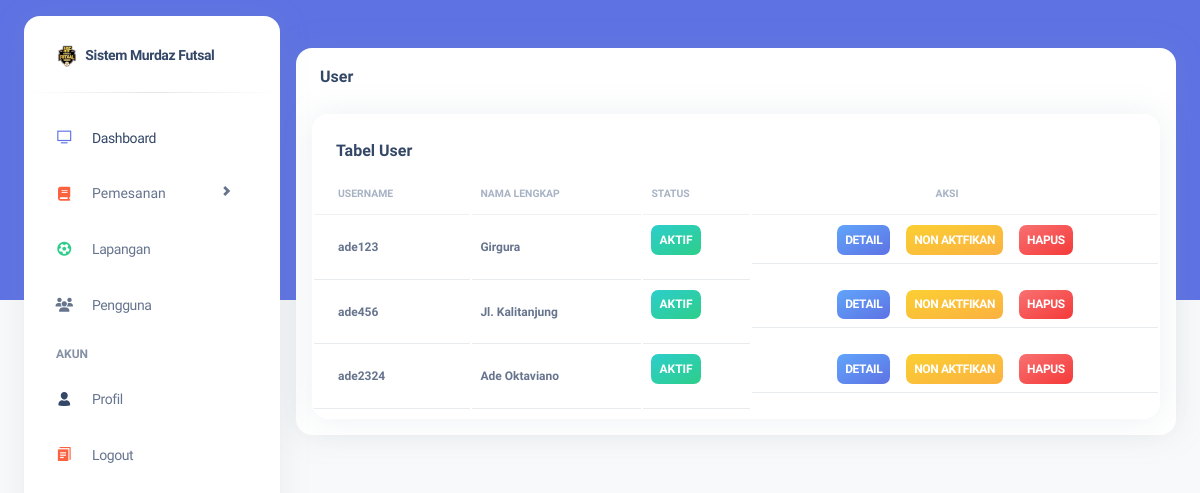
The app's page /guest/users.php (signed in) with its own data.
### tables this page shows
CREATE TABLE `tbl_users` (
  `id_user` int(11) NOT NULL,
  `username` varchar(30) NOT NULL,
  `password` varchar(30) NOT NULL,
  `role` enum('1','2') NOT NULL,
  `fullname` varchar(30) DEFAULT NULL,
  `gender` enum('Laki-laki','Perempuan') DEFAULT NULL,
  `status` enum('Aktif','Tidak Aktif') DEFAULT NULL,
  `address` text DEFAULT NULL,
  `photo` text DEFAULT NULL
);

### services/database.php (called while the page is built, shortened)
<?php
 class Database{
    protected $user = "root";
    protected $pass = "";
    protected $server = "localhost";
    protected $database = "murdaz_futsal";
    public function __construct()
    {
        $this->connect = mysqli_connect($this->server, $this->user, $this->pass, $this->database);
    }
 }
?>

### core/UserController.php (called while the page is built, shortened)
<?php
$root = dirname(__DIR__);
include_once "$root/services/database.php";
class UserController extends Database{
    public function get_user($request = ""){
        if ($request) {
            $query_mysql = "select * from tbl_users where username = '$request[username]'";
            $query = mysqli_query($this->connect, $query_mysql);
            if ($query->num_rows > 0) {
                return [
                    'data' => $query->fetch_assoc(),
                    'status' => 'username-exists',
                    'message' => 'Username sudah ada'
                ];
            }
        }
        $query_mysql = "select * from tbl_users where role = '2'";
        $query = mysqli_query($this->connect, $query_mysql);
        while($row = mysqli_fetch_array($query)){
            $result[] = $row;
        }
        return $result;
    }
}
?>

### guest/users.php (the view, shortened to what this page needs)
<?php
    include_once "./layouts/guest-header.php";
    include_once "./core/UserController.php";
    $user = new UserController();
    $result_user = $user->get_user();
?>
<body class="m-0 font-sans text-base antialiased font-normal dark:bg-slate-900 leading-default bg-gray-50 text-slate-500">
    <main class="relative h-full max-h-screen transition-all duration-200 ease-in-out xl:ml-68 rounded-xl">
      <div class="w-full px-6 py-6 mx-auto">
        <div class="flex flex-wrap mt-6 -mx-3">
          <div class="w-full max-w-full px-3 mt-0 lg:w-full h-full min-h-screen lg:flex-none">
            <div class="border-black/12.5 dark:bg-slate-850 dark:shadow-dark-xl shadow-xl h-full relative z-20 flex min-w-0 flex-col break-words rounded-2xl border-0 border-solid bg-white bg-clip-border">
              <div class="border-black/12.5 mb-0 rounded-t-2xl border-b-0 border-solid p-6 pt-4 pb-0">
                <h6 class="capitalize dark:text-white">User</h6>
              </div>
              <div class="flex-auto p-4">
              <div class="relative flex flex-col w-full min-w-0 mb-0 break-words bg-white border-0 border-transparent border-solid shadow-xl rounded-2xl bg-clip-border">
                  <div class="p-6 pb-0 mb-0 bg-white rounded-t-2xl">
                    <h6>Tabel User</h6>
                  </div>
                  <div class="flex-auto px-0 pt-0 pb-2">
                    <div class="p-0 overflow-x-auto">
                      <table class="items-center w-full mb-0 align-top border-gray-200 text-slate-500">
                        <thead class="align-bottom">
                          <tr>
                            <th class="px-6 py-3 font-bold text-left uppercase align-middle bg-transparent border-b border-gray-200 shadow-none text-xxs border-b-solid tracking-none whitespace-nowrap text-slate-400 opacity-70">Username</th>
                            <th class="px-6 py-3 pl-2  font-bold text-left uppercase align-middle bg-transparent border-b border-gray-200 shadow-none text-xxs border-b-solid tracking-none whitespace-nowrap text-slate-400 opacity-70">Nama Lengkap</th>
                            <th class="px-6 py-3 pl-2  font-bold text-left uppercase align-middle bg-transparent border-b border-gray-200 shadow-none text-xxs border-b-solid tracking-none whitespace-nowrap text-slate-400 opacity-70">Status</th>
                            <th class="px-6 py-3 pl-2  font-bold text-center uppercase align-middle bg-transparent border-b border-gray-200 shadow-none text-xxs border-b-solid tracking-none whitespace-nowrap text-slate-400 opacity-70">Aksi</th>
                          </tr>
                        </thead>
                        <tbody>
                        <?php
                            foreach ($result_user as $user) {
                          ?>
                            <tr>
                              <td class="px-6 py-3 align-middle bg-transparent border-b whitespace-nowrap shadow-transparent">
                                <p class="mb-0 font-semibold leading-tight text-xs">
                                    <?=$user['username'];?>
                                </p>
                              </td>
                              <td class="p-2 align-middle bg-transparent border-b whitespace-nowrap shadow-transparent">
                                <p class="mb-0 font-semibold leading-tight text-xs"><?= $user['fullname'] ?? 'asdsa' ?></p>
                              </td>
                              <td class="p-2 align-middle bg-transparent border-b whitespace-nowrap shadow-transparent">
                                <?php
                                    if($user['status'] == 'Aktif'){
                                ?>
                                <span class="bg-gradient-to-tl  from-emerald-500 to-teal-400 px-2 text-xs rounded-1.8 py-2.2 inline-block whitespace-nowrap text-center align-baseline font-bold uppercase leading-none text-white">
                                  <?= $user['status']?>
                                </span>
                                <?php
                                    }else{
                                ?>
                                <span class="bg-gradient-to-tl  from-yellow-500 to-yellow-400 px-2 text-xs rounded-1.8 py-2.2 inline-block whitespace-nowrap text-center align-baseline font-bold uppercase leading-none text-white">
                                  <?= $user['status']?>
                                </span>
                                <?php
                                    }
                                ?>
                              </td>
                              <td class="p-2 align-middle bg-transparent border-b whitespace-nowrap shadow-transparent flex justify-center">
                                <a class="bg-gradient-to-tl  from-blue-500 to-blue-400 px-2 text-xs mx-2 rounded-1.8 py-2.2 inline-block whitespace-nowrap text-center align-baseline font-bold uppercase leading-none text-white" href="./index.php?page=guest/pengguna/detail&id_user=<?= $user['id_user'] ?>">
                                  Detail
                                </a>
                                <?php
                                    if($user['status'] == 'Aktif'){
                                ?>
                                <a class="bg-gradient-to-tl  from-yellow-500 to-yellow-400 px-2 text-xs mx-2 rounded-1.8 py-2.2 inline-block whitespace-nowrap text-center align-baseline font-bold uppercase leading-none text-white" href="./index.php?page=guest/pengguna&action=status&status=Tidak Aktif&id_user=<?= $user['id_user'] ?>">
                                    Non Aktfikan
                                </a>
                                <?php
                                    }
                                ?>
                                <a class="bg-gradient-to-tl  from-red-500 to-red-400 px-2 text-xs mx-2 rounded-1.8 py-2.2 inline-block whitespace-nowrap text-center align-baseline font-bold uppercase leading-none text-white" href="./index.php?page=guest/pengguna&action=hapus&id_user=<?= $user['id_user'] ?>" onclick="javascript: return confirm ('Apakah Anda Ingin Menghapus?')">
                                  Hapus
                                </a>
                              </td>
                          </tr>
                          <?php
                            }
                          ?>
                        </tbody>
                      </table>
                    </div>
                  </div>
                </div>
              </div>
            </div>
          </div>
      </div>
    </main>
<?php
  include_once "./layouts/guest-footer.php";
?>

### records on screen
tbl_users: username "ade123", fullname "Girgura", status "AKTIF"
tbl_users: username "ade456", fullname "Jl. Kalitanjung", status "AKTIF"
tbl_users: username "ade2324", fullname "Ade Oktaviano", status "AKTIF"
